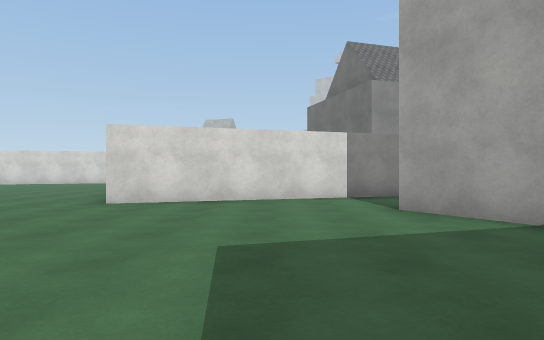
[1] (above)

16 first-person views from a walk through a Unity game level. The camera is 1.2 m above the floor, looks level and sees 75° across. The floor is counted in squares, 2 m on a side. Each view is taken from the middle of a square. On the plan, view 1 faces up. The plan holds only what a view shows up to about 10 squares ahead; the rest is blank. The place goes on beyond the plan. Some animated figures are left out. Surface patterns are stand-ins for the level's own textures.

[2]
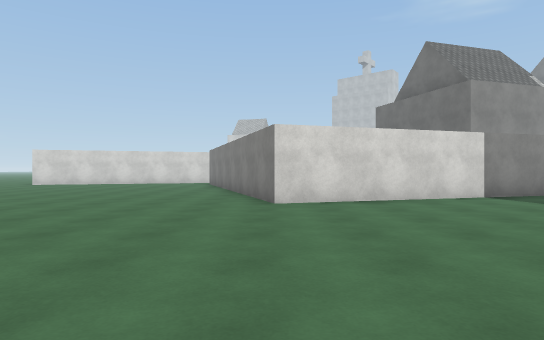

[3]
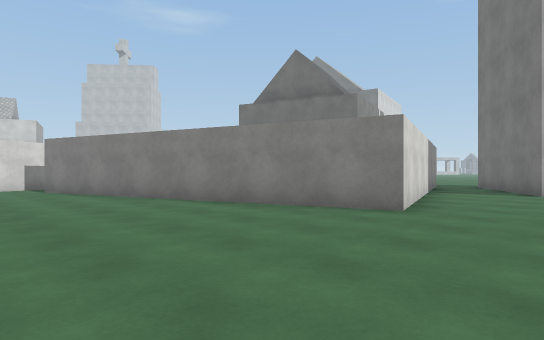

[4]
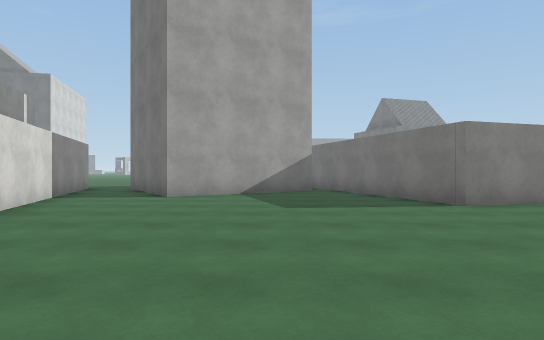

[5]
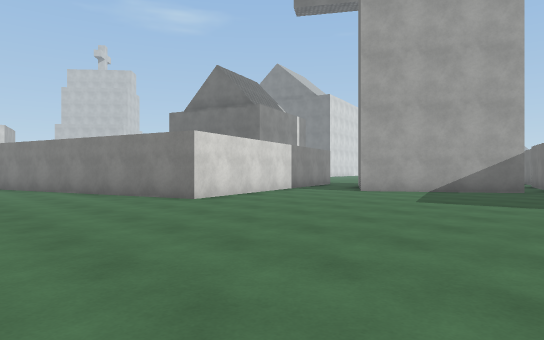

[6]
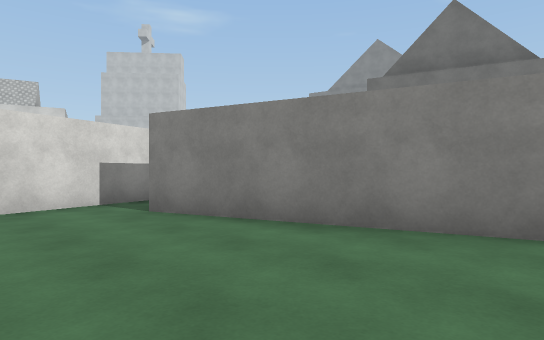

[7]
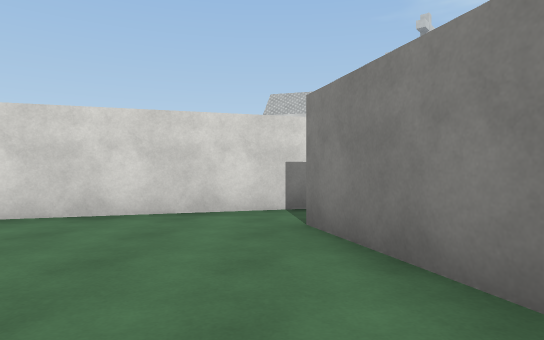

[8]
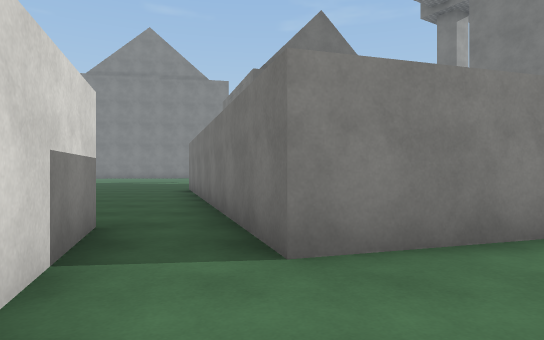

[9]
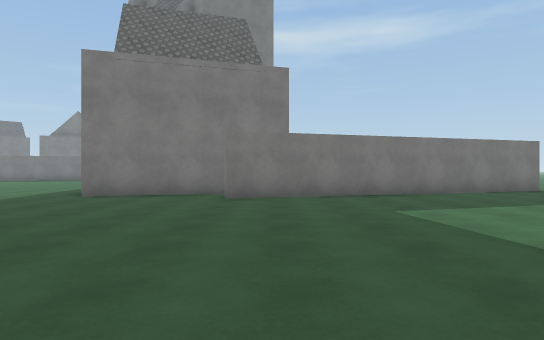

[10]
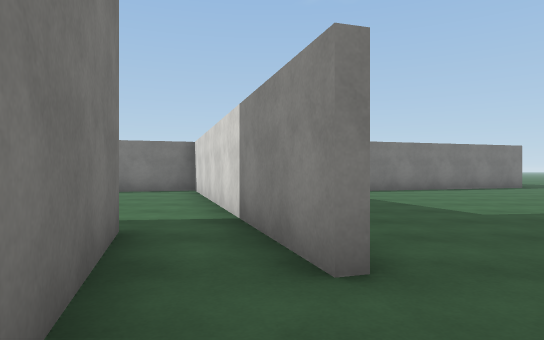

[11]
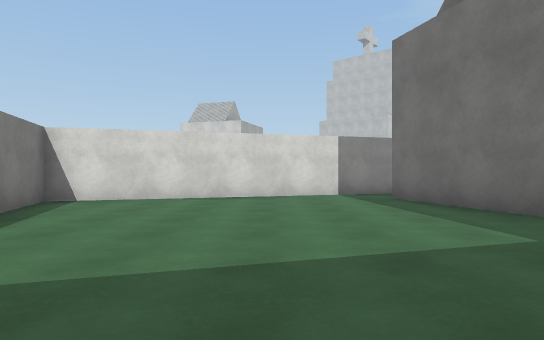

[12]
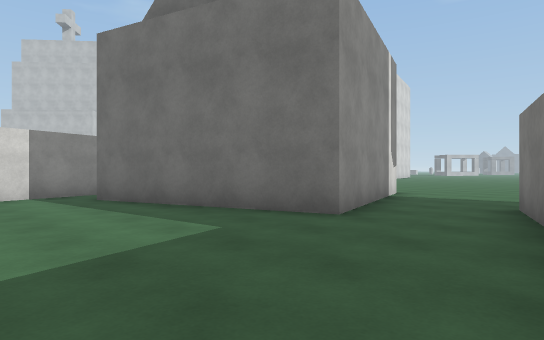

[13]
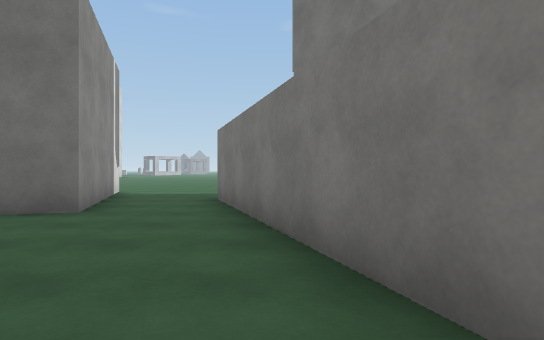

[14]
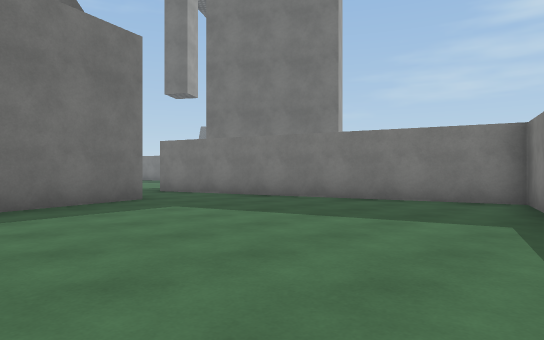

[15]
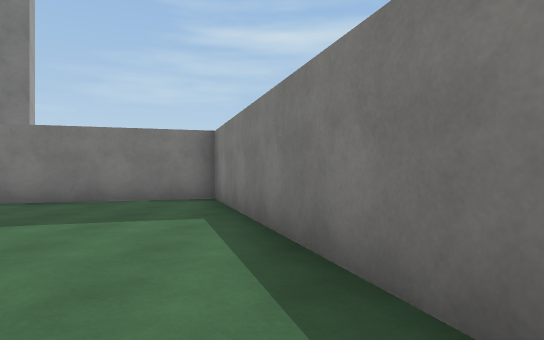

[16]
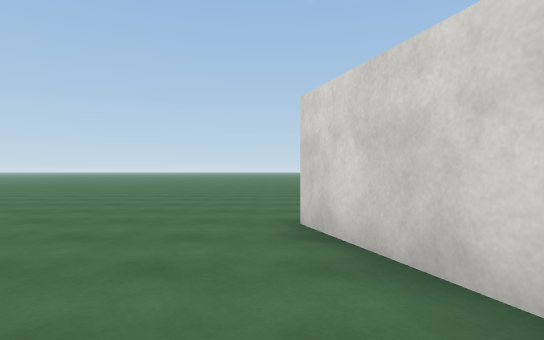

### Floor plan
Points are (right, up) in squares from view 1. A wall is a line through its corners. A room is listed if a view was taken in it or the views show most of it. See-through windows are left out.
Room 1 (views 1, 2, 3, 4, 5, 6, 7, 8, 16)
walls: (-0.1, -0.2) (4.1, 1.1); (4, 8.5) (-3, 6.3) (-5.6, 14.9) (-4.1, 15.4); (4.2, 1.8) (1.9, 5.3) (4.1, 6.7); (-4.2, 16.9) (-8.5, 15.5)
ways out: opening at (4, 7) to room 2
Room 2 (views 9, 10)
walls: (7.8, 12.2) (4.1, 11.1); (3.1, 16) (6.3, 17); (-4.1, 15.4) (3, 17.6)
ways out: opening at (4, 7) to room 1; opening at (4, 10) to room 3
Room 3 (views 11, 12, 13, 14, 15)
walls: (4.1, 11.1) (3, 10.7) (1.5, 15.5) (3.1, 16); (3.1, 17.4) (-5.3, 14.7) (-2.8, 6.6) (5.4, 9.1)
ways out: opening at (4, 10) to room 2

Positions as (right, up) in squares from view 1, and headings:
1: (0, 0), facing up
2: (-3, 0), facing up
3: (-8, 4), facing up-right
4: (-6, 3), facing right
5: (-7, 0), facing up-right
6: (-8, 10), facing up-right
7: (-6, 11), facing up
8: (-8, 15), facing right
9: (2, 25), facing down
10: (5, 17), facing left
11: (-1, 8), facing up
12: (-1, 8), facing up-right
13: (-2, 8), facing right
14: (-4, 14), facing down-right
15: (-4, 14), facing down
16: (1, 6), facing left
